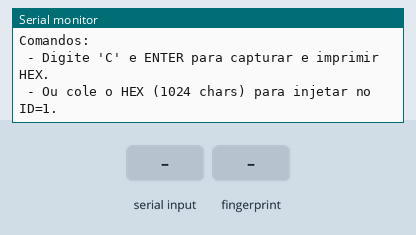
Simulated run of this sketch. Board: Arduino Uno, built with avr-gcc and run on an emulated ATmega328P. Parts: the last lines printed to the serial monitor. The inputs (shaded band) are chosen by the test bench.

Above: at 4.3 s.
4.4 s: "C90\n" received over Serial
At 4.8 s:
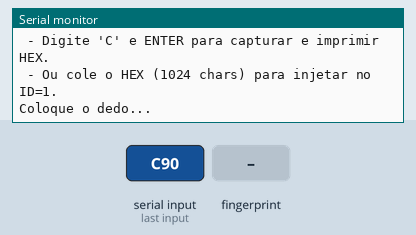
5.9 s: finger stored as number 1 placed on the sensor
At 7.3 s:
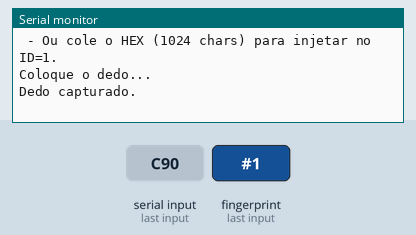

The sketch:

apenasExportandoHex.ino
```cpp
#include <Adafruit_Fingerprint.h>
#include <SoftwareSerial.h>

#define SENSOR_RX_PIN 2
#define SENSOR_TX_PIN 3

SoftwareSerial mySerial(SENSOR_RX_PIN, SENSOR_TX_PIN);
Adafruit_Fingerprint finger(&mySerial);

// Configuração para AS608
const int TEMPLATE_SIZE = 512;   // 512 bytes -> 1024 chars HEX
const int CHUNK_SIZE    = 128;   // pacotes de 128 bytes

const uint8_t PS_DOWNCHAR  = 0x09;
const uint8_t PS_UPCHAR    = 0x08;
const uint8_t PS_STORECHAR = 0x06;
const uint8_t PS_EMPTY     = 0x0D;

// ======================================================
// Utilitários
// ======================================================
String sanitizeHex(const String &input) {
  String clean = "";
  for (size_t i = 0; i < input.length(); i++) {
    char c = input.charAt(i);
    if ((c >= '0' && c <= '9') ||
        (c >= 'A' && c <= 'F') ||
        (c >= 'a' && c <= 'f')) {
      clean += c;
    }
  }
  return clean;
}

int hexCharToNibble(char c) {
  if (c >= '0' && c <= '9') return c - '0';
  if (c >= 'A' && c <= 'F') return 10 + (c - 'A');
  if (c >= 'a' && c <= 'f') return 10 + (c - 'a');
  return -1;
}

bool hexToBytes(const String &hex, uint8_t *out, int outLen) {
  if ((int)hex.length() != outLen * 2) return false;
  for (int i = 0; i < outLen; i++) {
    int hi = hexCharToNibble(hex.charAt(2*i));
    int lo = hexCharToNibble(hex.charAt(2*i+1));
    if (hi < 0 || lo < 0) return false;
    out[i] = (hi << 4) | lo;
  }
  return true;
}

// ======================================================
// Comunicação com o sensor
// ======================================================
size_t rawRead(uint8_t *out, size_t maxLen, unsigned long timeout = 1000) {
  unsigned long start = millis();
  size_t idx = 0;
  while ((millis() - start < timeout) && (idx < maxLen)) {
    while (mySerial.available() && idx < maxLen) {
      out[idx++] = mySerial.read();
      start = millis(); // renova timeout a cada byte recebido
    }
  }
  return idx;
}

bool writeCommandPacket(uint8_t *payload, uint16_t payloadLen) {
  mySerial.write(0xEF); mySerial.write(0x01);
  mySerial.write(0xFF); mySerial.write(0xFF); mySerial.write(0xFF); mySerial.write(0xFF);
  mySerial.write(0x01); // comando
  uint16_t packetLen = payloadLen + 2;
  mySerial.write((packetLen >> 8) & 0xFF);
  mySerial.write(packetLen & 0xFF);
  uint16_t chksum = 0x01 + (packetLen >> 8) + (packetLen & 0xFF);
  for (uint16_t i = 0; i < payloadLen; i++) {
    mySerial.write(payload[i]);
    chksum += payload[i];
  }
  mySerial.write((chksum >> 8) & 0xFF);
  mySerial.write(chksum & 0xFF);
  mySerial.flush();
  return true;
}

bool writeDataPacket(uint8_t *bytes, uint16_t chunkLen) {
  mySerial.write(0xEF); mySerial.write(0x01);
  mySerial.write(0xFF); mySerial.write(0xFF); mySerial.write(0xFF); mySerial.write(0xFF);
  mySerial.write(0x02); // data
  uint16_t packetLen = chunkLen + 2;
  mySerial.write((packetLen >> 8) & 0xFF);
  mySerial.write(packetLen & 0xFF);
  uint16_t chksum = 0x02 + (packetLen >> 8) + (packetLen & 0xFF);
  for (uint16_t i = 0; i < chunkLen; i++) {
    mySerial.write(bytes[i]);
    chksum += bytes[i];
  }
  mySerial.write((chksum >> 8) & 0xFF);
  mySerial.write(chksum & 0xFF);
  mySerial.flush();
  return true;
}

// ======================================================
// Comandos do sensor
// ======================================================
bool sendEmptyDatabaseCommand() {
  uint8_t payload[1] = { PS_EMPTY };
  if (!writeCommandPacket(payload, 1)) return false;

  uint8_t rbuf[32];
  size_t rlen = rawRead(rbuf, sizeof(rbuf), 2000);

  if (rlen >= 10) {
    uint8_t confirmCode = rbuf[9];
    if (confirmCode == 0x00) return true;
    Serial.print("PS_EMPTY falhou, código=0x");
    Serial.println(confirmCode, HEX);
  }
  return false;
}

bool captureToBuffer1() {
  Serial.println("Coloque o dedo...");
  unsigned long start = millis();
  while (millis() - start < 8000) {
    uint8_t p = finger.getImage();
    if (p == FINGERPRINT_OK) {
      if (finger.image2Tz(1) == FINGERPRINT_OK) {
        Serial.println("Dedo capturado.");
        return true;
      } else {
        Serial.println("Falha image2Tz.");
        return false;
      }
    }
    delay(100);
  }
  Serial.println("Timeout.");
  return false;
}
// === Pega o template LIMPO (só os 512 bytes do charBuffer1) ===
int pullTemplateFromSensor(uint8_t *outBuf, int maxLen) {
  // Comando UPCHAR para CharBuffer1
  uint8_t payloadCmd[2] = { PS_UPCHAR, 0x01 };
  if (!writeCommandPacket(payloadCmd, 2)) return -1;

  int written = 0;
  unsigned long start = millis();

  while (millis() - start < 3000 && written < maxLen) {
    // Espera header 0xEF01
    if (mySerial.available() >= 9) {
      // Lê cabeçalho
      uint8_t hdr[9];
      mySerial.readBytes(hdr, 9);

      // Tipo do pacote está no byte 6
      uint8_t pType = hdr[6];

      // Comprimento do payload + checksum
      uint16_t plen = ((uint16_t)hdr[7] << 8) | hdr[8];
      if (plen < 2) continue;

      // Lê payload + checksum
      static uint8_t tmp[600];
      mySerial.readBytes(tmp, plen);

      // Dados úteis = plen - 2 (tirando checksum)
      uint16_t dataLen = plen - 2;

      if (pType == 0x02 || pType == 0x08) { // DATA ou END
        if (written + dataLen > maxLen) dataLen = maxLen - written;
        memcpy(outBuf + written, tmp, dataLen);
        written += dataLen;

        if (pType == 0x08) break; // pacote final
      }
    }
  }
  return written;
}

// === Faz upload do template e grava no ID ===
bool uploadTemplateToSensorAndStore(uint8_t *buf, int len, uint16_t targetID) {
  uint8_t payloadCmd[2] = { PS_DOWNCHAR, 0x01 };
  if (!writeCommandPacket(payloadCmd, 2)) return false;
  delay(50);

  int sent = 0;
  while (sent < len) {
    int chunk = min(CHUNK_SIZE, len - sent);
    if (!writeDataPacket(buf + sent, chunk)) return false;
    sent += chunk;
    delay(20);
  }

  uint8_t payloadStore[4] = { PS_STORECHAR, 0x01,
                              (uint8_t)(targetID >> 8),
                              (uint8_t)(targetID & 0xFF) };
  if (!writeCommandPacket(payloadStore, 4)) return false;

  uint8_t ack[32];
  size_t ackLen = rawRead(ack, sizeof(ack), 1000);
  if (ackLen >= 10 && ack[9] == 0x00) return true;
  return false;
}

// === Busca digital atual no banco ===
int doFingerSearch() {
  if (finger.fingerSearch() == FINGERPRINT_OK) {
    return finger.fingerID;
  }
  return -1;
}


// ======================================================
// Setup & Loop
// ======================================================
void setup() {
  Serial.begin(115200);
  mySerial.begin(57600); // ou 9600 dependendo do AS608
  delay(100);
  finger.begin(57600);

  Serial.println("\nInicializando sensor...");
  if (!finger.verifyPassword()) {
    Serial.println("SENSOR NÃO ENCONTRADO!");
    while (1) delay(1);
  }
  Serial.println("Sensor OK.");

  Serial.println("Limpando todas as digitais...");
  if (sendEmptyDatabaseCommand()) {
    Serial.println("Database limpa.");
  } else {
    Serial.println("Falha ao limpar.");
  }

  Serial.println("\nComandos:");
  Serial.println(" - Digite 'C' e ENTER para capturar e imprimir HEX.");
  Serial.print(" - Ou cole o HEX (");
  Serial.print(TEMPLATE_SIZE * 2);
  Serial.println(" chars) para injetar no ID=1.");
}
void loop() {
  if (Serial.available()) {
    char c = Serial.read();  // lê 1 caractere
    if (c == 'C' || c == 'c') {
      if (!captureToBuffer1()) return;
      uint8_t outBuf[TEMPLATE_SIZE];
      memset(outBuf, 0, sizeof(outBuf));
      int got = pullTemplateFromSensor(outBuf, TEMPLATE_SIZE);
      Serial.print("Bytes recebidos: ");
      Serial.println(got);

      Serial.println("TEMPLATE_HEX_START");
      for (int i = 0; i < got; i++) {
        if (outBuf[i] < 16) Serial.print('0');
        Serial.print(outBuf[i], HEX);
        if ((i+1) % 64 == 0) Serial.println();
      }
      Serial.println();
      Serial.println("TEMPLATE_HEX_END");

      Serial.println("\nPronto. Digite C de novo ou cole HEX para injetar.");
    }
  }
}
```

Measured:
- after the input at 4.4 s, the serial monitor: prints a new line at once (image 1)
- after the input at 5.9 s, the serial monitor: prints a new line after 0.20 s (image 2)
